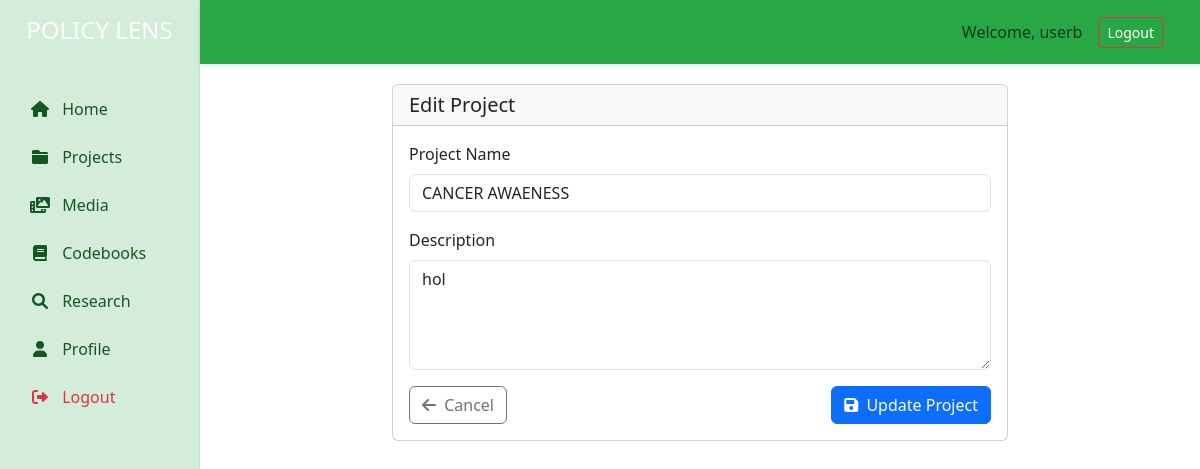
The app's page /projects/1/edit (signed in) with its own data.
### models/models.py (models this page shows, shortened)
class User(UserMixin, db.Model):
    id = db.Column(db.Integer, primary_key=True)
    username = db.Column(db.String(80), unique=True, nullable=False)
    email = db.Column(db.String(120), unique=True, nullable=False)
    name = db.Column(db.String(100), nullable=True)
    password_hash = db.Column(db.String(128), nullable=True)  # Will store hashed passwords
    is_active = db.Column(db.Boolean(), default=True)
    age_group = db.Column(db.String(20), nullable=True)
    sex = db.Column(db.String(20), nullable=True)
    industry = db.Column(db.String(100), nullable=True)
    organization = db.Column(db.String(200), nullable=True)
    created_at = db.Column(db.DateTime, server_default=db.func.now())
    updated_at = db.Column(db.DateTime, server_default=db.func.now(), onupdate=db.func.now())
    codebooks = db.relationship('Codebook', back_populates='user', cascade='all, delete-orphan')

class Project(db.Model):
    __tablename__ = 'project'
    id = db.Column(db.Integer, primary_key=True)
    name = db.Column(db.String(200), nullable=False)
    description = db.Column(db.Text)
    created_at = db.Column(db.DateTime, server_default=db.func.now())
    updated_at = db.Column(db.DateTime, server_default=db.func.now(), onupdate=db.func.now())
    excerpts_count = db.Column(db.Integer, default=0)
    media_count = db.Column(db.Integer, default=0)
    owner_id = db.Column(db.Integer, db.ForeignKey('user.id'), nullable=False)
    owner = db.relationship('User', foreign_keys=[owner_id], backref=db.backref('owned_projects', lazy='dynamic'))
    codebooks = db.relationship('Codebook', back_populates='project', cascade='all, delete-orphan')
    media_items = db.relationship('Media', back_populates='project', cascade='all, delete-orphan')
    collaborators = db.relationship(
        'User',
        secondary=project_collaborators,
        primaryjoin='Project.id == project_collaborators.c.project_id',
        secondaryjoin='User.id == project_collaborators.c.user_id',
        backref=db.backref('collaborative_projects', lazy='dynamic'),
        lazy='select',  # Changed from 'dynamic' to 'select' to support eager loading
        viewonly=False
    )

### app.py (the view)
@app.route('/projects/<int:project_id>/edit', methods=['GET'])
@login_required
def edit_project(project_id):
    project = Project.query.get_or_404(project_id)
    if project.owner_id != current_user.id:
        flash('You do not have permission to edit this project.', 'danger')
        return redirect(url_for('list_projects'))
    form = ProjectForm(obj=project)
    return render_template('projects/form.html', form=form, project=project)

### forms.py
class ProjectForm(FlaskForm):
    name = StringField('Project Name', validators=[
        DataRequired('Project name is required'),
        Length(min=3, max=100, message='Project name must be between 3 and 100 characters')
    ])
    description = TextAreaField('Description', validators=[
        Optional(),
        Length(max=500, message='Description cannot exceed 500 characters')
    ])
    def __init__(self, *args, **kwargs):
        super(ProjectForm, self).__init__(*args, **kwargs)

### app.py (called while the page is built)
@app.before_request
def _adapt_cookie_security():
    is_https = request.is_secure  # accurate after ProxyFix
    app.config['SESSION_COOKIE_SECURE'] = is_https
    app.config['REMEMBER_COOKIE_SECURE'] = is_https

@app.before_request
def _assign_request_id():
    g.request_id = uuid.uuid4().hex[:8]

@app.before_request
def _assign_request_id_and_log():
    g.request_id = str(uuid.uuid4())[:8]
    app.logger.info(
        f"→ {request.method} {request.path} "
        f"args={dict(request.args)} json={(request.get_json(silent=True) or {})}"
    )

@app.after_request
def _log_response(resp):
    app.logger.info(f"← {request.method} {request.path} status={resp.status_code}")
    return resp

@app.teardown_request
def _teardown_request(exc):
    if exc:
        app.logger.exception(f"✖ Unhandled exception during request: {exc}")

@login_manager.user_loader
def load_user(user_id):
    return db.session.get(User, int(user_id))

    def filter(self, record: logging.LogRecord) -> bool:
        try:
            rid = getattr(g, 'request_id', None)
        except Exception:
            rid = None
        record.request_id = rid or '-'  # ensure field always exists
        return True

    def filter(self, record):
        record.request_id = "-"
        if has_request_context():
            try:
                record.request_id = getattr(g, "request_id", "-")
            except Exception:
                record.request_id = "-"
        return True

### templates/projects/form.html (shortened to what this page needs)
{% extends "base.html" %}
{% block content %}
<div class="container-fluid">
    <div class="row">
        <div class="col-lg-8 mx-auto">
            <div class="card">
                <div class="card-header">
                    <h5 class="mb-0">{{ 'Edit' if project else 'New' }} Project</h5>
                </div>
                <div class="card-body">
                    <form method="POST" action="{{ url_for('save_project', project_id=project.id if project else None) }}">
                        <div class="mb-3">
                            {{ form.name.label(class="form-label") }}
                            {{ form.name(class="form-control" + (' is-invalid' if form.name.errors else '')) }}
                        </div>
                        <div class="mb-3">
                            {{ form.description.label(class="form-label") }}
                            {{ form.description(class="form-control" + (' is-invalid' if form.description.errors else ''), rows=4) }}
                        </div>
                        <div class="d-flex justify-content-between">
                            <a href="{{ url_for('list_projects') }}" class="btn btn-outline-secondary">
                                <i class="fas fa-arrow-left me-1"></i> Cancel
                            </a>
                            <button type="submit" class="btn btn-primary">
                                <i class="fas fa-save me-1"></i> {{ 'Update' if project else 'Create' }} Project
                            </button>
                        </div>
                    </form>
                </div>
            </div>
        </div>
    </div>
</div>
{% endblock %}

### templates/base.html (shortened to what this page needs)
<!DOCTYPE html>
<html lang="en">
<head>
    <link href="https://cdn.jsdelivr.net/npm/bootstrap@5.3.0/dist/css/bootstrap.min.css" rel="stylesheet">
    <link href="https://cdn.quilljs.com/1.3.6/quill.snow.css" rel="stylesheet">
    <link rel="stylesheet" href="https://cdnjs.cloudflare.com/ajax/libs/font-awesome/6.0.0/css/all.min.css">
    <link href="https://cdn.jsdelivr.net/npm/select2@4.1.0-rc.0/dist/css/select2.min.css" rel="stylesheet" />
    <link href="https://cdn.jsdelivr.net/npm/select2-bootstrap-5-theme@1.3.0/dist/select2-bootstrap-5-theme.min.css" rel="stylesheet" />
    <link rel="stylesheet" href="https://cdn.datatables.net/1.13.7/css/dataTables.bootstrap5.min.css">
</head>
<body>
    <div class="container-fluid">
        <div class="row">
            <div class="col-md-2 sidebar p-0">
                <div class="text-center mb-4">
                    <h4 class="text-white py-3">POLICY LENS
                    </h4>
                </div>
                <ul class="nav flex-column">
                    <li class="nav-item">
                        <a class="nav-link {% if request.endpoint == 'index' %}active{% endif %}" href="{{ url_for('index') }}">
                            <i class="fas fa-home me-2"></i> Home
                        </a>
                    </li>
                    <li class="nav-item">
                        <a class="nav-link {% if request.endpoint == 'list_projects' %}active{% endif %}" href="{{ url_for('list_projects') }}">
                            <i class="fas fa-folder me-2"></i> Projects
                        </a>
                    </li>
                    <li class="nav-item">
                        <a class="nav-link {% if request.endpoint == 'list_media' %}active{% endif %}" href="{{ url_for('list_media') }}">
                            <i class="fas fa-photo-video me-2"></i> Media
                        </a>
                    </li>
                    <li class="nav-item">
                        <a class="nav-link {% if request.endpoint == 'list_codebooks' or request.endpoint == 'create_codebook' or request.endpoint == 'edit_codebook' %}active{% endif %}"
                           href="{{ url_for('list_codebooks') }}">
                            <i class="fas fa-book me-2"></i> Codebooks
                        </a>
                    </li>
                    <li class="nav-item">
                        <a class="nav-link {% if request.endpoint == 'research' %}active{% endif %}" href="{{ url_for('research') }}">
                            <i class="fas fa-search me-2"></i> Research
                        </a>
                    </li>
                    <li class="nav-item mt-auto">
                        <a class="nav-link {% if request.endpoint == 'profile' %}active{% endif %}" href="{{ url_for('profile') }}">
                            <i class="fas fa-user me-2"></i> Profile
                        </a>
                    </li>
                    <li class="nav-item">
                        <a class="nav-link text-danger" href="#">
                            <i class="fas fa-sign-out-alt me-2"></i> Logout
                        </a>
                    </li>
                </ul>
            </div>
            <div class="col-md-10 p-0">
                <nav class="navbar navbar-expand-lg topbar">
                    <div class="container-fluid">
                        <div class="ms-auto d-flex align-items-center">
                    {% if current_user.is_authenticated %}
                        <span class="navbar-text me-3">Welcome, {{ current_user.username }}</span>
                        <a href="{{ url_for('logout') }}" class="btn btn-outline-danger btn-sm">Logout</a>
                    {% else %}
                        <a href="{{ url_for('login') }}" class="btn btn-outline-primary btn-sm me-2">Login</a>
                        <a href="{{ url_for('register') }}" class="btn btn-primary btn-sm">Register</a>
                    {% endif %}
                </div>
                    </div>
                </nav>
                <main class="main-content">
                    {% block content %}{% endblock %}
                </main>
            </div>
        </div>
    </div>
</body>
</html>

### templates/base.html (style rules this page uses)
.sidebar { min-height: 100vh; background-color: #d4edda; color: #155724; padding-top: 20px; border-right: 1px solid #c3e6cb; }
.sidebar .nav-link { color: #155724; padding: 10px 20px; margin: 2px 10px; border-radius: 5px; font-weight: 500; }
.sidebar .nav-link i { width: 20px; margin-right: 10px; text-align: center; }
.topbar { background-color: #28a745; padding: 12px 25px; box-shadow: 0 2px 4px rgba(0,0,0,0.1); color: white; }
.topbar a, .topbar .navbar-brand, .topbar .nav-link { color: white !important; }
.main-content { padding: 20px; }

### records on screen
User: username "userb"
Project: name "CANCER AWAENESS", description "hol"

### other values on screen
{{ 'Edit' if project else 'New' }} "Edit"
{{ 'Update' if project else 'Create' }} "Update"
